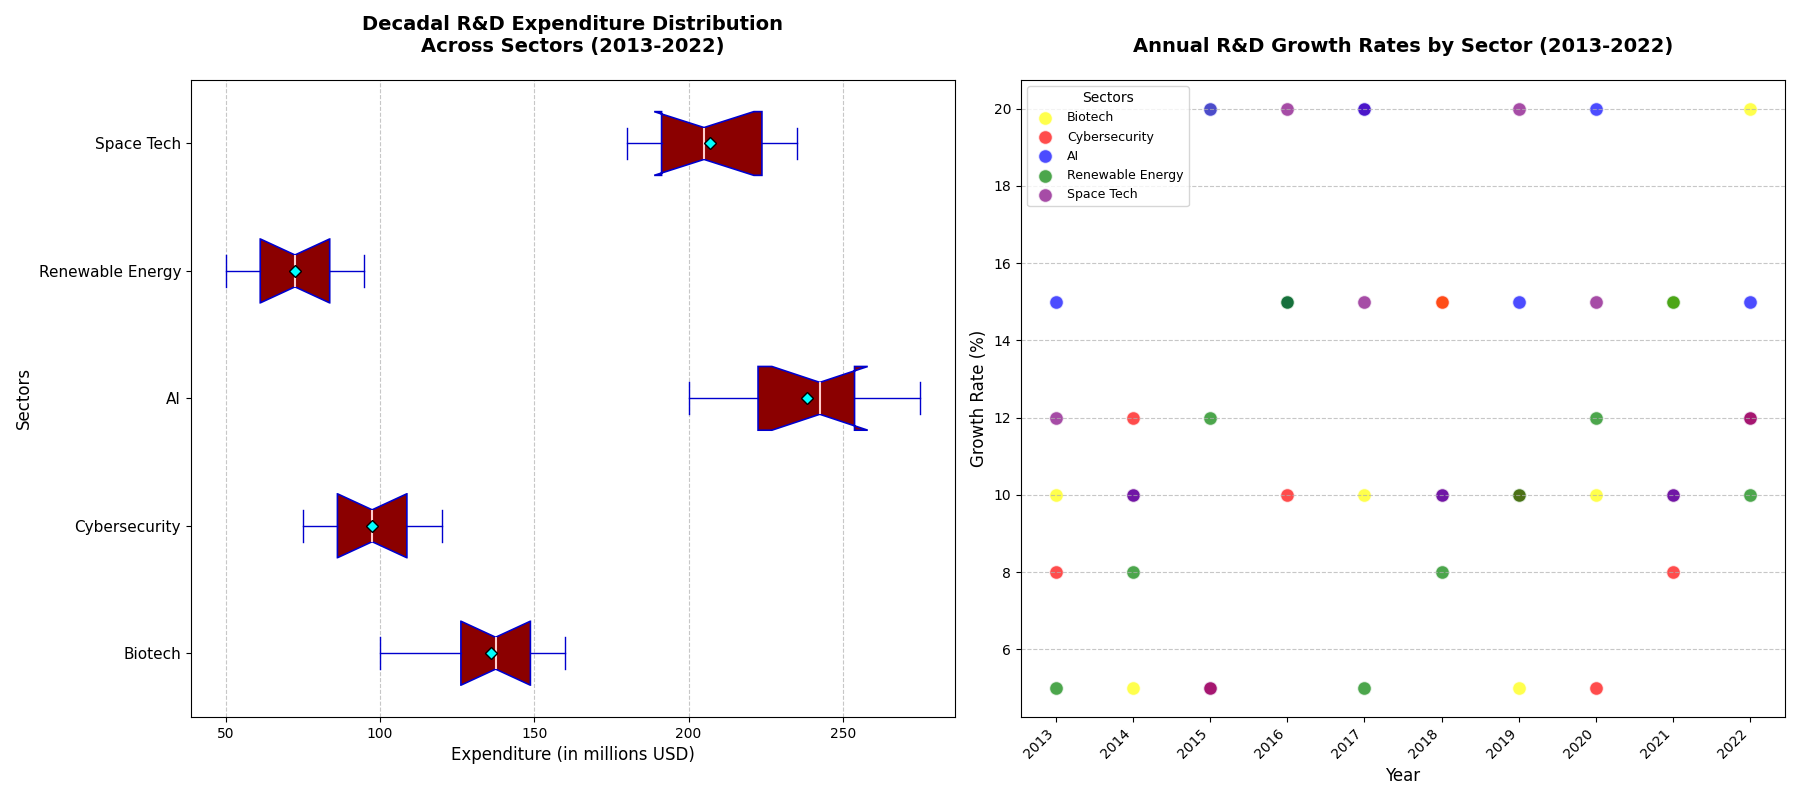

Source code (Python):
import matplotlib.pyplot as plt
import numpy as np

sectors = ['Biotech', 'Cybersecurity', 'AI', 'Renewable Energy', 'Space Tech']

expenditure_data = [
    [100, 120, 130, 125, 140, 150, 135, 145, 155, 160], # Biotech
    [75, 85, 80, 90, 110, 120, 115, 105, 100, 95],      # Cybersecurity
    [200, 220, 210, 230, 240, 250, 245, 255, 260, 275], # AI
    [50, 55, 60, 65, 70, 75, 80, 85, 90, 95],           # Renewable Energy
    [180, 190, 200, 195, 185, 210, 220, 225, 230, 235]  # Space Tech
]

years = np.arange(2013, 2023)

fig, axes = plt.subplots(nrows=1, ncols=2, figsize=(18, 8))

# Boxplot on the left
ax1 = axes[0]
bp = ax1.boxplot(expenditure_data, vert=False, patch_artist=True, showmeans=True, notch=True,
                 boxprops=dict(facecolor="#8b0000", color="#0000cd", linewidth=1.2),
                 medianprops=dict(color="#ffcccb", linewidth=1.5),
                 meanprops=dict(marker='D', markeredgecolor='black', markerfacecolor='cyan'),
                 whiskerprops=dict(color="#0000cd"), capprops=dict(color="#0000cd"))

ax1.set_yticklabels(sectors, fontsize=11)
ax1.set_title("Decadal R&D Expenditure Distribution\nAcross Sectors (2013-2022)", fontsize=14, fontweight='bold', pad=20)
ax1.set_xlabel("Expenditure (in millions USD)", fontsize=12)
ax1.set_ylabel("Sectors", fontsize=12)
ax1.xaxis.grid(True, linestyle='--', alpha=0.7)

# Scatter plot on the right
ax2 = axes[1]
growth_rates = [
    [10, 5, 20, 15, 10, 15, 5, 10, 15, 20],  # Biotech
    [8, 12, 5, 10, 20, 15, 10, 5, 8, 12],    # Cybersecurity
    [15, 10, 20, 15, 20, 10, 15, 20, 10, 15],# AI
    [5, 8, 12, 15, 5, 8, 10, 12, 15, 10],    # Renewable Energy
    [12, 10, 5, 20, 15, 10, 20, 15, 10, 12]  # Space Tech
]
for idx, sector_growth in enumerate(growth_rates):
    ax2.scatter(years, sector_growth, label=sectors[idx], s=100, alpha=0.7, edgecolors='w', c=[['yellow', 'red', 'blue', 'green', 'purple'][idx]])

ax2.set_title("Annual R&D Growth Rates by Sector (2013-2022)", fontsize=14, fontweight='bold', pad=20)
ax2.set_xlabel("Year", fontsize=12)
ax2.set_ylabel("Growth Rate (%)", fontsize=12)
ax2.legend(title='Sectors', fontsize=9, title_fontsize=10)
ax2.yaxis.grid(True, linestyle='--', alpha=0.7)
ax2.set_xticks(years)
ax2.set_xticklabels([str(yr) for yr in years], rotation=45, ha='right')

plt.tight_layout()

plt.show()
